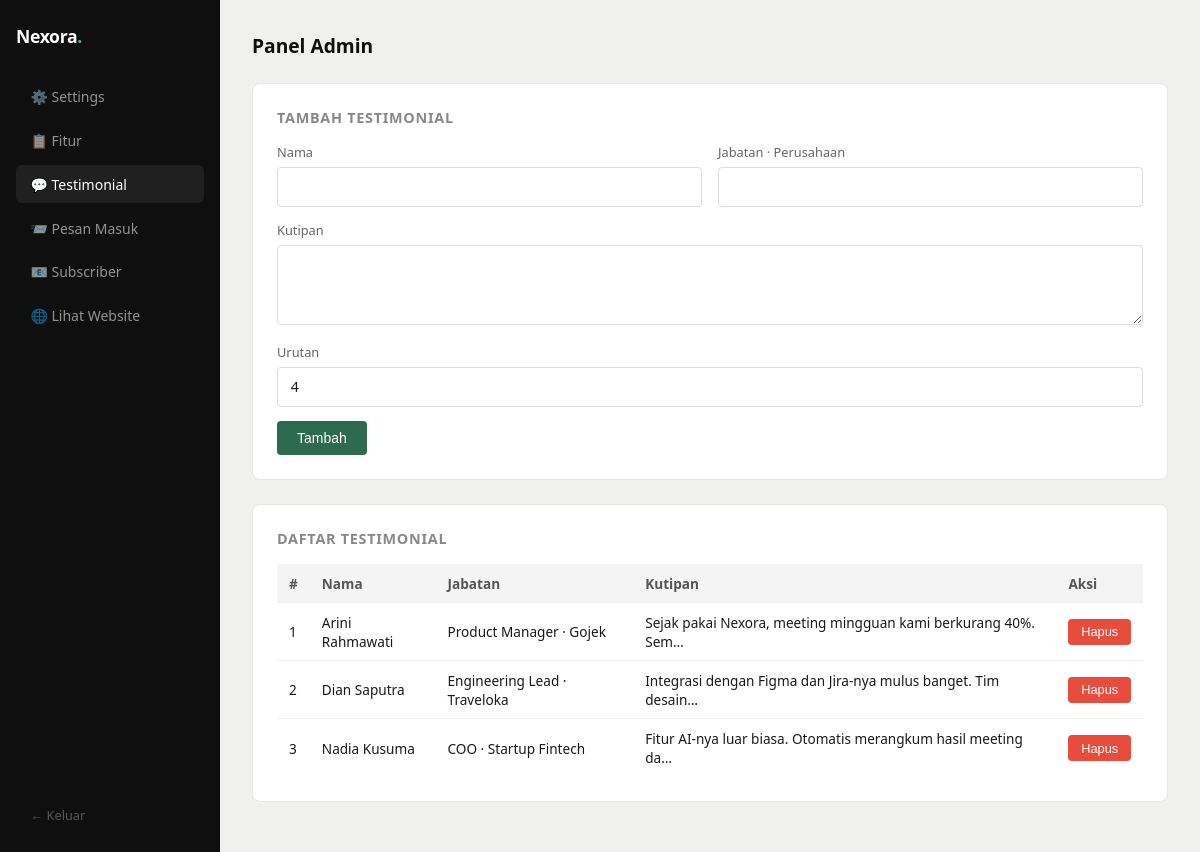
The page /mnt/user-data/outputs/nexora/admin/index.php?tab=testimonials (signed in) on the database its author committed.
### tables this page shows
CREATE TABLE IF NOT EXISTS testimonials (
  id          INT UNSIGNED AUTO_INCREMENT PRIMARY KEY,
  quote       TEXT         NOT NULL,
  name        VARCHAR(150) NOT NULL,
  role        VARCHAR(200) NOT NULL,
  avatar      VARCHAR(10)  NOT NULL,
  sort_order  TINYINT UNSIGNED DEFAULT 0,
  is_active   TINYINT(1) DEFAULT 1
);

### functions.php (called while the page is built, shortened)
<?php
function e(string $str): string {
    return htmlspecialchars($str, ENT_QUOTES | ENT_SUBSTITUTE, 'UTF-8');
}
function get_testimonials(PDO $pdo): array {
    $stmt = $pdo->query('SELECT * FROM testimonials WHERE is_active = 1 ORDER BY sort_order ASC');
    return $stmt->fetchAll();
}

### mnt/user-data/outputs/nexora/admin/index.php (the view, shortened to what this page needs)
    </body></html><?php
require_once __DIR__ . '/../includes/db.php';
require_once __DIR__ . '/../includes/functions.php';
$settings     = $pdo->query('SELECT setting_key, setting_val FROM site_settings ORDER BY setting_key')->fetchAll();
$testimonials = get_testimonials($pdo);
$active_tab   = $_GET['tab'] ?? 'settings';
?>
<!DOCTYPE html>
<html lang="id">
<head>
</head>
<body>
<div class="sidebar">
  <h1>Nexora<span>.</span></h1>
  <a href="index.php?tab=settings"     class="nav-item <?= $active_tab==='settings'?'active':'' ?>">⚙️ Settings</a>
  <a href="index.php?tab=features"     class="nav-item <?= $active_tab==='features'?'active':'' ?>">📋 Fitur</a>
  <a href="index.php?tab=testimonials" class="nav-item <?= $active_tab==='testimonials'?'active':'' ?>">💬 Testimonial</a>
  <a href="index.php?tab=messages"     class="nav-item <?= $active_tab==='messages'?'active':'' ?>">📨 Pesan Masuk</a>
  <a href="index.php?tab=subscribers"  class="nav-item <?= $active_tab==='subscribers'?'active':'' ?>">📧 Subscriber</a>
  <a href="../index.php" target="_blank" class="nav-item">🌐 Lihat Website</a>
  <a href="?logout=1" class="logout nav-item">← Keluar</a>
</div>
<div class="main">
  <h2>Panel Admin</h2>
  <?php if ($active_tab === 'settings'): ?>
  <div class="card">
    <h3>Site Settings</h3>
    <?php foreach ($settings as $s): ?>
    <form method="post" style="margin-bottom:1rem">
      <input type="hidden" name="act" value="save_setting">
      <input type="hidden" name="key" value="<?= e($s['setting_key']) ?>">
      <div class="form-row">
        <label><?= e($s['setting_key']) ?></label>
        <?php if (strlen($s['setting_val']) > 80): ?>
          <textarea name="val"><?= e($s['setting_val']) ?></textarea>
        <?php else: ?>
          <input type="text" name="val" value="<?= e($s['setting_val']) ?>">
        <?php endif; ?>
      </div>
      <button class="btn btn-green btn-sm">Simpan</button>
    </form>
    <hr>
    <?php endforeach; ?>
  </div>
  <?php elseif ($active_tab === 'testimonials'): ?>
  <div class="card">
    <h3>Tambah Testimonial</h3>
    <form method="post">
      <div class="grid2">
        <div class="form-row"><label>Nama</label><input type="text" name="name" required></div>
        <div class="form-row"><label>Jabatan · Perusahaan</label><input type="text" name="role" required></div>
      </div>
      <div class="form-row"><label>Kutipan</label><textarea name="quote" required></textarea></div>
      <div class="form-row"><label>Urutan</label><input type="text" name="sort_order" value="<?= count($testimonials)+1 ?>"></div>
      <button class="btn btn-green">Tambah</button>
    </form>
  </div>
  <div class="card">
    <h3>Daftar Testimonial</h3>
    <table>
      <thead><tr><th>#</th><th>Nama</th><th>Jabatan</th><th>Kutipan</th><th>Aksi</th></tr></thead>
      <tbody>
      <?php foreach ($testimonials as $t): ?>
        <tr>
          <td><?= (int)$t['sort_order'] ?></td>
          <td><?= e($t['name']) ?></td>
          <td><?= e($t['role']) ?></td>
          <td><?= e(mb_substr($t['quote'],0,60)) ?>…</td>
          <td>
            <form method="post" style="display:inline" onsubmit="return confirm('Hapus?')">
              <button class="btn btn-sm btn-red">Hapus</button>
            </form>
          </td>
        </tr>
      <?php endforeach; ?>
      </tbody>
    </table>
  </div>
  <?php endif; ?>
</div>
</body>
</html>

### mnt/user-data/outputs/nexora/admin/index.php (style rules this page uses)
* { box-sizing:border-box;margin:0;padding:0 }
body { font-family:system-ui,sans-serif;background:#f0f0ef;color:#1a1a1a;font-size:14px }
a { color:#2d6a4f;text-decoration:none }
.sidebar { position:fixed;top:0;left:0;bottom:0;width:220px;background:#0f0f0f;color:rgba(255,255,255,.7);padding:1.5rem 1rem;display:flex;flex-direction:column;gap:.35rem }
.sidebar h1 { font-size:1.1rem;color:#fff;margin-bottom:1.5rem;letter-spacing:-.02em }
.sidebar h1 span { color:#52b788 }
.nav-item { display:block;padding:.6rem .9rem;border-radius:6px;color:rgba(255,255,255,.55);font-size:.875rem;transition:background .15s }
.nav-item:hover,.nav-item.active { background:rgba(255,255,255,.07);color:#fff }
.logout { margin-top:auto;font-size:.8rem;color:rgba(255,255,255,.3) }
.main { margin-left:220px;padding:2rem }
h2 { font-size:1.2rem;margin-bottom:1.5rem;color:#0f0f0f }
.card { background:#fff;border:1px solid #e8e6e1;border-radius:8px;padding:1.5rem;margin-bottom:1.5rem }
.card h3 { font-size:.9rem;color:#888;letter-spacing:.05em;text-transform:uppercase;margin-bottom:1rem }
label { display:block;font-size:.8rem;color:#666;margin-bottom:.35rem;font-weight:500 }
input[type=text],input[type=email],textarea,select { width:100%;padding:.6rem .8rem;border:1px solid #ddd;border-radius:4px;font-size:.875rem;font-family:inherit;color:#1a1a1a;outline:none;transition:border-color .2s }
textarea { resize:vertical;min-height:80px }
.btn { padding:.55rem 1.25rem;border:none;border-radius:4px;cursor:pointer;font-size:.875rem;font-weight:500;transition:background .2s }
.btn-green { background:#2d6a4f;color:#fff }
.btn-red { background:#e74c3c;color:#fff }
.btn-sm { padding:.35rem .8rem;font-size:.8rem }
.grid2 { display:grid;grid-template-columns:1fr 1fr;gap:1rem }
table { width:100%;border-collapse:collapse;font-size:.85rem }
th { text-align:left;padding:.6rem .75rem;background:#f4f4f4;font-weight:600;color:#555 }
td { padding:.6rem .75rem;border-top:1px solid #f0f0ef }
.form-row { margin-bottom:.9rem }

### rows shown on the page
testimonials: sort_order "1", name "Arini Rahmawati", role "Product Manager · Gojek", quote "Sejak pakai Nexora, meeting mingguan kami berkurang 40%. Sem"
testimonials: sort_order "2", name "Dian Saputra", role "Engineering Lead · Traveloka", quote "Integrasi dengan Figma dan Jira-nya mulus banget. Tim desain"
testimonials: sort_order "3", name "Nadia Kusuma", role "COO · Startup Fintech", quote "Fitur AI-nya luar biasa. Otomatis merangkum hasil meeting da"
